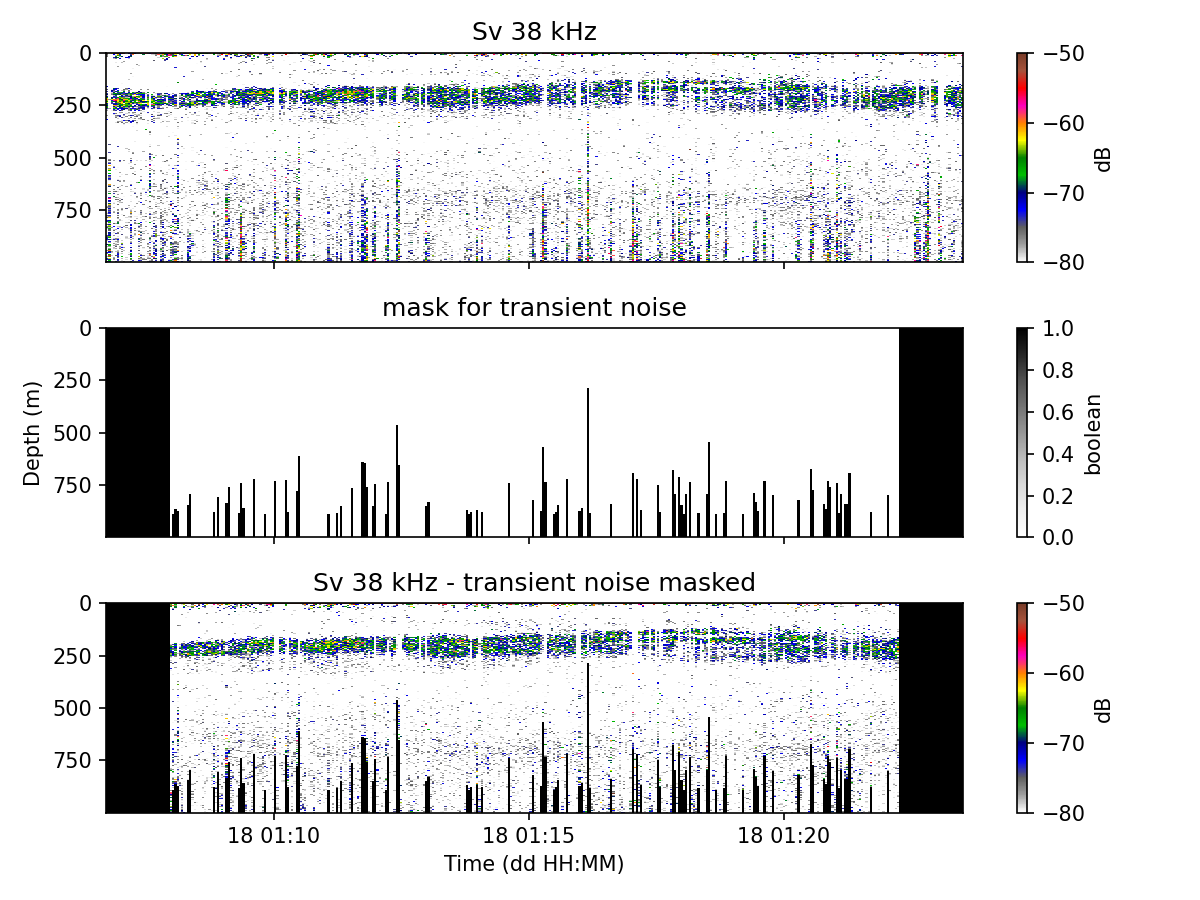

The Python source for this figure:
#!/usr/bin/env python3
"""
Example script that reads Sv, mask transient noise, and display results.
"""

__authors__ = ['Alejandro Ariza'
               ]
 
# import modules
import numpy as np
import matplotlib.pyplot as plt
import os
from echolab2.instruments import EK60
from echopy.reading import read_calibration as readCAL
from echopy.processing import mask_transient as maskTN
from echopy.plotting.cmaps import cmaps

# =============================================================================
# load raw file
# =============================================================================
print('Loading raw file...')
rawfile = os.path.abspath('../data/JR161-D20061118-T010645.raw')
ek60    = EK60.EK60()
ek60.read_raw(rawfile)

# =============================================================================
# get calibration parameters
# =============================================================================
print('Getting calibration parameters...')
calfile = os.path.abspath('../data/JR161_metadata.toml')
params  = readCAL.ices(calfile, 38)

# =============================================================================
# read 38 kHz calibrated data
# =============================================================================
print('Reading 38 kHz calibrated data...')
raw38 = ek60.get_raw_data(channel_number = 1)
Sv38  = np.transpose(raw38.get_Sv(calibration = params).data)
t38   = raw38.get_Sv(calibration = params).ping_time
r38   = raw38.get_Sv(calibration = params).range

# =============================================================================
# mask transient noise
# =============================================================================
print('Masking transient noise...')
r0, r1, roff, n, thr = 900, 1000, 20, 30, (3, 1)
mask38tn = maskTN.fielding(Sv=Sv38, r=r38, r0=r0, r1=r1, n=n, thr=thr, roff=roff)
Sv38tnoff = Sv38.copy()
Sv38tnoff[mask38tn[0]|mask38tn[1]] = np.nan

# =============================================================================
# plot results
# =============================================================================
print('Displaying results...')
plt.figure(figsize = (8, 6))
c = cmaps()

plt.subplot(311).invert_yaxis()
plt.pcolormesh(t38, r38, Sv38, vmin = -80, vmax = -50, cmap = c.ek500)
plt.colorbar().set_label('dB')
plt.tick_params(labelbottom = False)
plt.title('Sv 38 kHz') 

plt.subplot(312).invert_yaxis()
plt.pcolormesh(t38, r38, np.int64(mask38tn[0]|mask38tn[1]), cmap = 'Greys')
plt.colorbar().set_label('boolean')
plt.tick_params(labelbottom = False)
plt.title('mask for transient noise')
plt.ylabel('Depth (m)')

plt.subplot(313).invert_yaxis()
plt.pcolormesh(t38, r38, Sv38tnoff, vmin = -80, vmax = -50, cmap = c.ek500)
plt.colorbar().set_label('dB')
plt.title('Sv 38 kHz - transient noise masked')
plt.xlabel('Time (dd HH:MM)')

plt.tight_layout()
# plt.savefig('masking_transient.png', dpi=150)
plt.show()